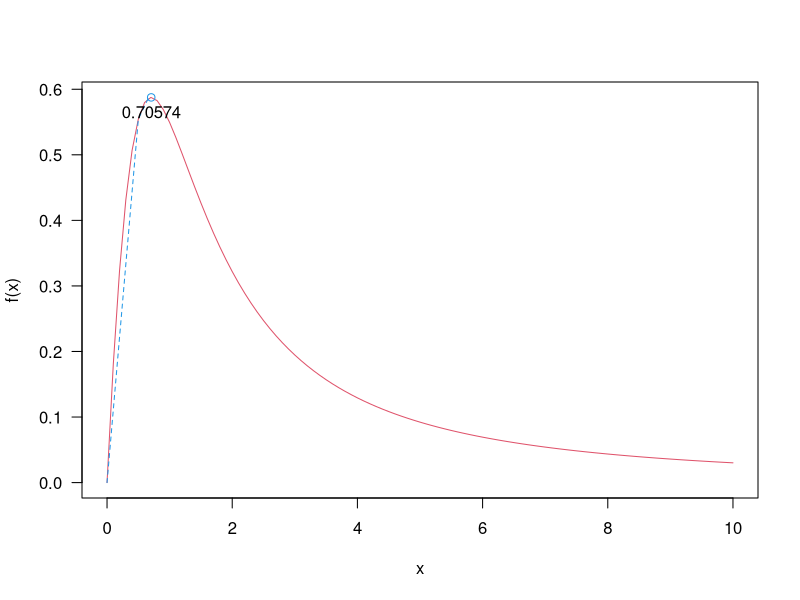

This chart was generated by the following R code:
# The second derivative f2 of f
fexp <- expression(log(1+2*x) / (1+x^2) )
f1exp <- D(fexp,"x")
f2exp <- D(f1exp,"x")

f <- function(x){
  eval(fexp)
  }
f1 <- function(x){
  eval(f1exp)
  }
f2 <- function(x){
  eval(f2exp)
  }
# Initial values
x <- 0
itr <- 40
h <- c(1:itr)
netraj <- c(1:itr)
neftraj <- c(1:itr)
# Newton’s method
for(i in 1:itr){
  netraj[i] <- x
  neftraj[i] <- f(x)
  h[i] <- f1(x)/f2(x)
  x <- x - h[i]

}

## Plotting
curve(f,from=0,to=10,las=1,col=2)
lines(netraj,neftraj,col=4,lty=2)
points(x,f(x),col=4)
text(x,f(x),round(x,5),pos=1)